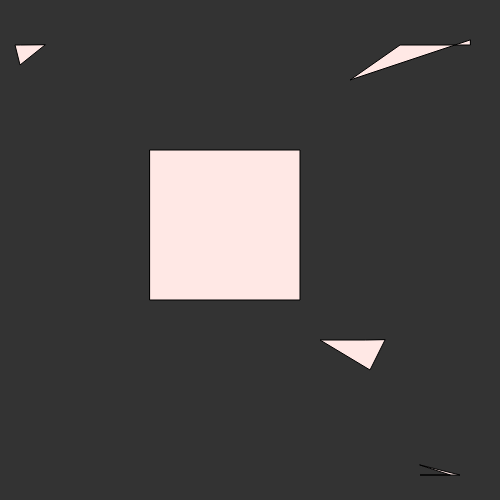
Frame 1 (no input)
Frame 60 (no input): identical to frame 1, image omitted
Frame 120 (the mouse pressed at the canvas centre since frame 60): identical to frame 1, image omitted

The p5.js sketch that drew this single still picture (run headless with seeded random() and noise() and a simulated clock; from frame 60 on, the mouse is pressed at the canvas centre):

// p5.js sketch
// ── sketch.js
 

function setup() {
  createCanvas(500, 500);
}

function draw() {
  background(51); 
  holderOfKawaii(150, 150);
  
  sparkles(20, 20, 15, 45, 20, 65, 45, 45);
  sparkles(450, 450, 420, 475, 460, 475, 420, 465);
  sparkles(365, 350, 320, 340, 370, 370, 385, 340);
  sparkles(470, 20, 400, 45, 350, 80, 470, 40);
}
  
function holderOfKawaii (xloc, yloc, wdiam, hdiam) {
  fill(255, 232, 229)
  rect(xloc, yloc, 150, 150);
}

function sparkles (x1, y1, x2, y2, x3, y3, x4, y4){
  quad(x1, y2, x2, y2, x3, y3, x4, y4);
}
//function sparkles(xloc, yloc,)
